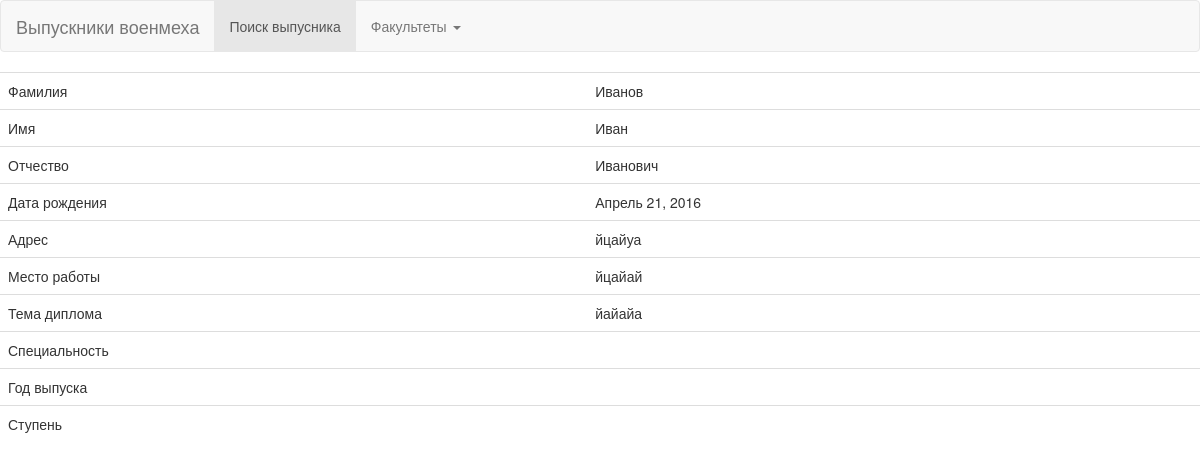
The app's page /get_graduate_description/2, older data.
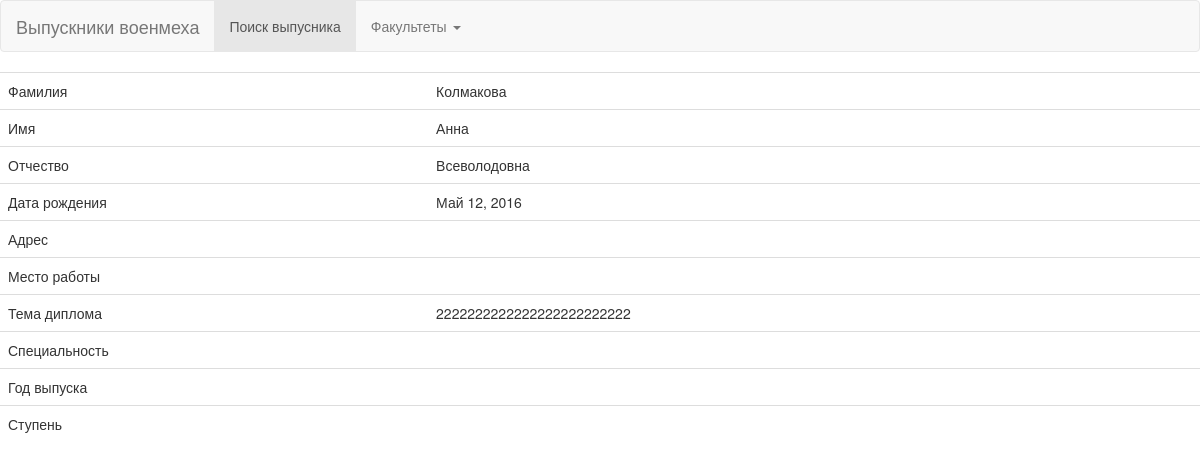
The same page, newer data.
### graduates/models.py (models this page shows, shortened)
class Graduate(models.Model):
    graduate_surname = models.CharField(max_length=100)         # Фамилия
    graduate_name = models.CharField(max_length=100)            # Имя
    graduate_patronymic = models.CharField(max_length=100, blank=True, )      # Отчество
    graduate_birthdate = models.DateField()                     # Дата рождения
    graduate_address = models.TextField(default="", blank=True)             # Место проживания
    graduate_workplace = models.CharField(max_length=100, blank=True)
    graduate_science_work = models.TextField(blank=True)
    graduate_diploma_theme = models.CharField(max_length=100, blank=True)
    graduate_kaf = models.ForeignKey(Kaf)
    graduate_faculty = models.ForeignKey(Faculty)
    graduate_group = models.ForeignKey(Group)
    class Meta:
        verbose_name = 'Выпускник'
        verbose_name_plural = 'Выпускники'
        ordering = ["graduate_surname"]

### graduates/views.py (the view)
# urls.py: url(r'^get_graduate_description/(?P<id>\d+)$', views.get_graduate_description),
def get_graduate_description(request, id):
    graduate = Graduate.objects.get(id=id)
    return render_to_response('graduate.html', {'graduate': graduate,
                                                })

### graduates/templates/graduate.html
{% extends 'main.html' %}
{% block graduate %}
    <table class="table">
        <tr class="tr-grad">
            <td>Фамилия</td>
            <td>{{ graduate.graduate_surname }}</td>
        </tr>
        <tr class="tr-grad">
            <td>Имя</td>
            <td>{{ graduate.graduate_name }}</td>
        </tr>
        <tr class="tr-grad">
            <td>Отчество</td>
            <td>{{ graduate.graduate_patronymic }}</td>
        </tr>
        <tr class="tr-grad">
            <td>Дата рождения</td>
            <td>{{ graduate.graduate_birthdate }}</td>
        </tr>
        <tr class="tr-grad">
            <td>Адрес</td>
            <td>{{ graduate.graduate_address }}</td>
        </tr>
        <tr class="tr-grad">
            <td>Место работы</td>
            <td>{{ graduate.graduate_workplace }}</td>
        </tr>
        <tr class="tr-grad">
            <td>Тема диплома</td>
            <td>{{ graduate.graduate_diploma_theme }}</td>
        </tr>
        <tr class="tr-grad">
            <td>Специальность</td>
            <td>{{ graduate.graduate_speciality }}</td>
        </tr>
        <tr class="tr-grad">
            <td>Год выпуска</td>
            <td>{{ graduate.graduate_gradyear }}</td>
        </tr>
        <tr class="tr-grad">
            <td>Ступень</td>
            <td>{{ graduate.graduate_degree }}</td>
        </tr>
    </table>
{% endblock %}

Row changes from the older to the newer data that the page shows:
changed Graduate: graduate_surname "Иванов" → "Колмакова"; graduate_name "Иван" → "Анна"; graduate_patronymic "Иванович" → "Всеволодовна"; graduate_birthdate "Апрель 21, 2016" → "Май 12, 2016"; graduate_diploma_theme "йайайа" → "2222222222222222222222222"; graduate_address "йцайуа" → (not shown); graduate_workplace "йцайай" → (not shown)
